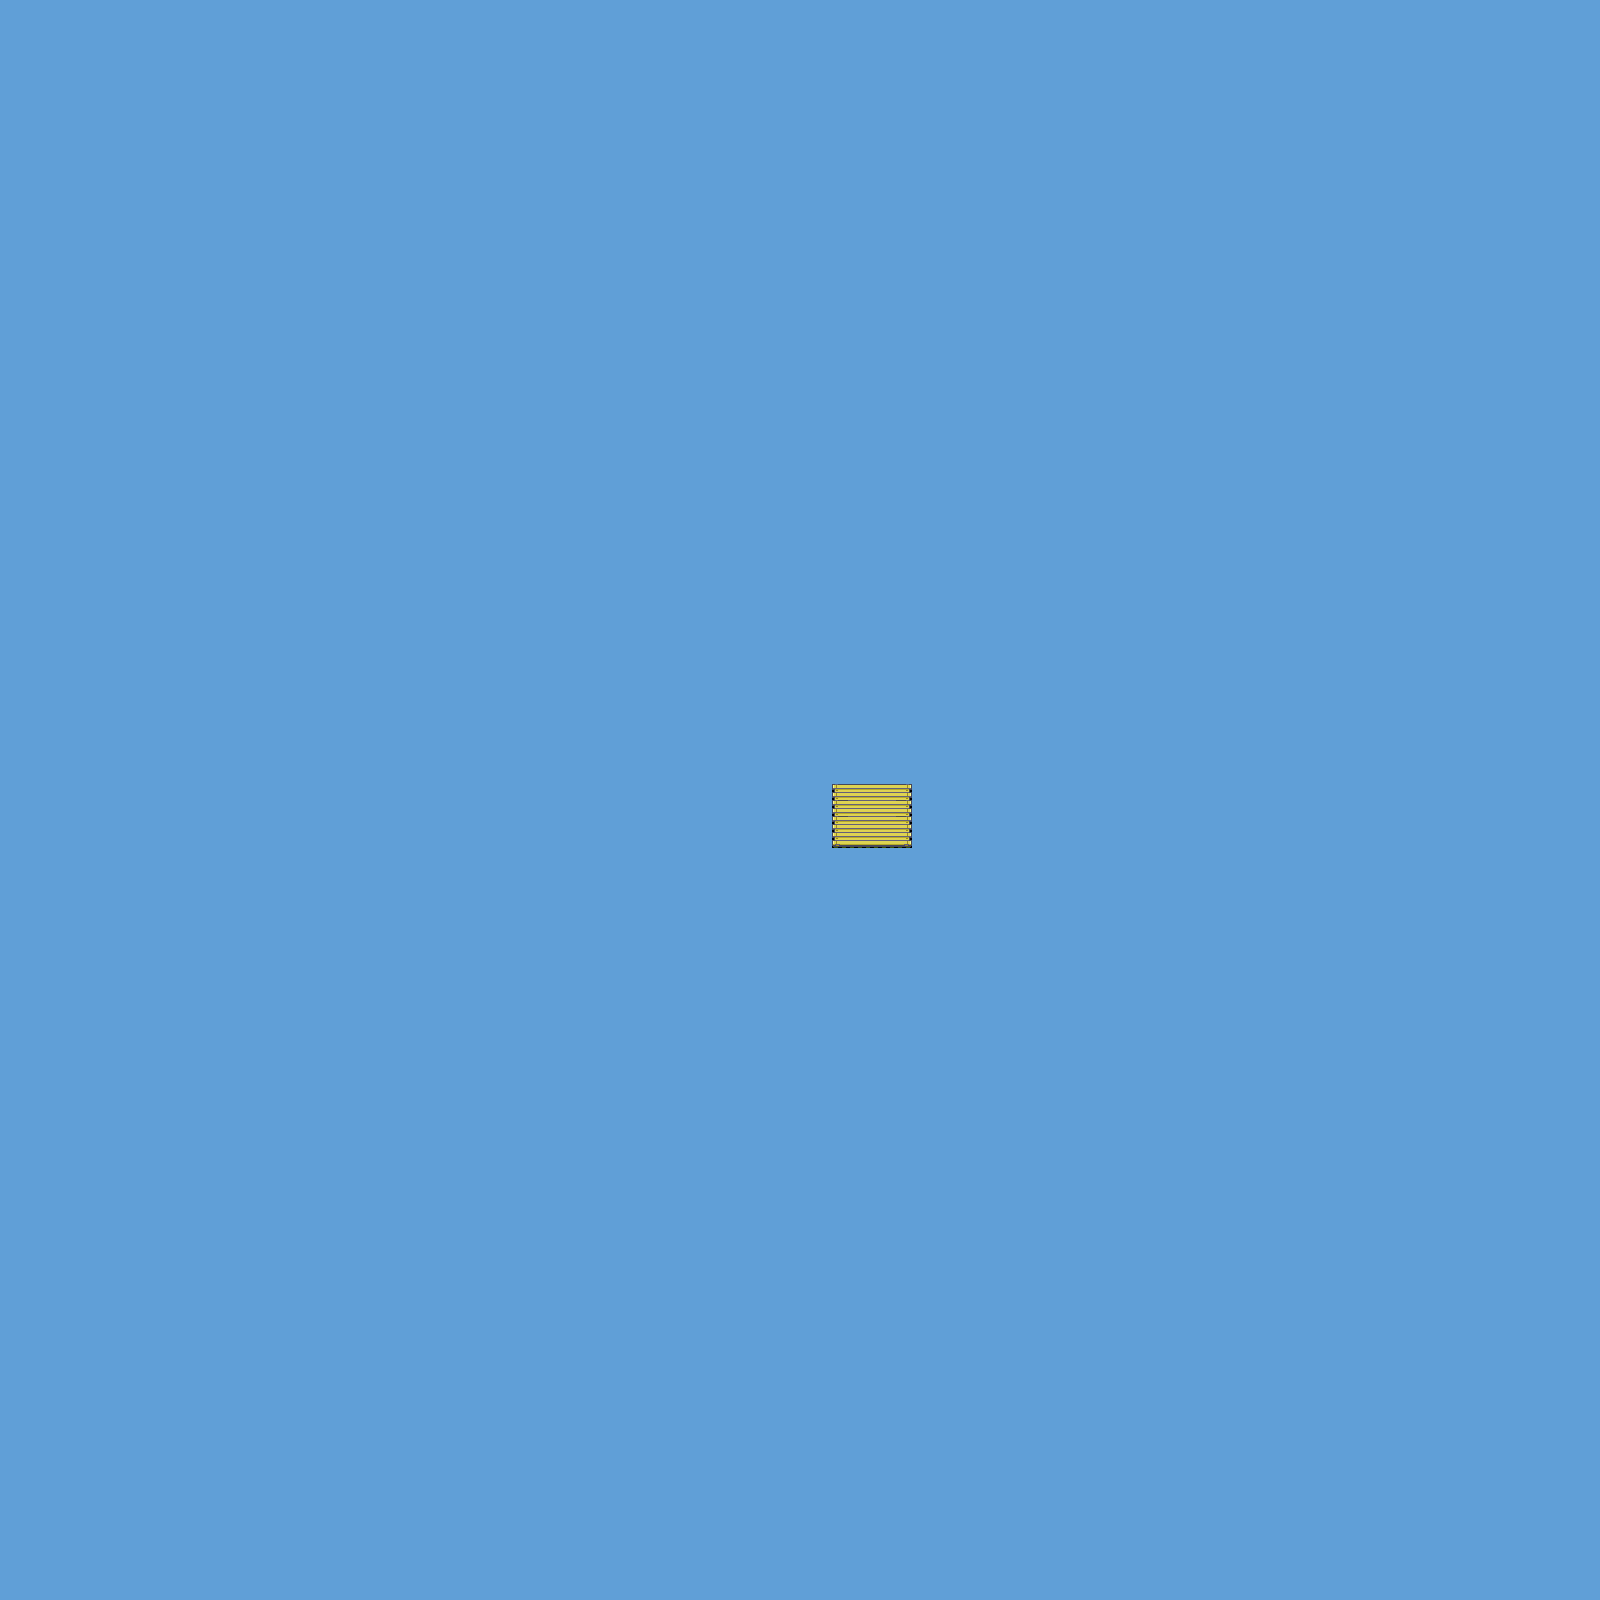

This game map was drawn from its Tiled (.tmx) file and the tilesets committed beside it. A one-line description and the trimmed map source follow:
An orthogonal 100x100 tile map with 16x16 px tiles, 1 tile layer (Tile Layer 1).

<map version="1.0" orientation="orthogonal" width="100" height="100" tilewidth="16" tileheight="16">
 <tileset firstgid="1" name="tileset-advance" tilewidth="16" tileheight="16">
  <image source="tileset-advance.png" trans="ff00ff" width="128" height="15971" />
  <terraintypes>
   <terrain name="New Terrain" tile="-1" />
  </terraintypes>
 </tileset>
 <layer name="Tile Layer 1" width="100" height="100">
  <data>[10000 cells, 10000 non-empty, 10 distinct tile ids]</data>
 </layer>
</map>
